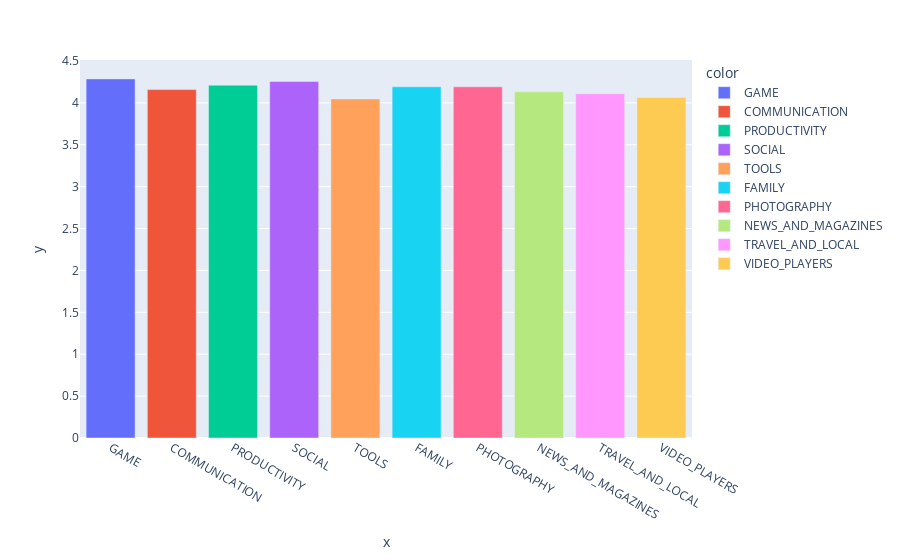

Here is the notebook cell this chart was saved with:
### Markdown cell above
- top 12 categories in terms rating include categories which has least number of installations except GAmes and Social, 
- categories with extremely low number of installations cant be compared with categories with extremely high installation in terms of ratings
- we will check the average ratings of top 10 categories n terms of installations 
- Game and Social categories are very much popular and favourable by the ppl

### Code cell
px.bar(data, x  = x_val.head(10).index, y = x_rat_cat[x_val.head(10).index], color = x_val.head(10).index)

### Figure 1 — Plotly figure (JSON) as saved in the notebook; plotly's stock layout.template omitted (floating-point values rounded to 4 significant figures)
{"data": [{"alignmentgroup": "True", "hovertemplate": "color=GAME<br>x=%{x}<br>y=%{y}<extra></extra>", "legendgroup": "GAME", "marker": {"color": "#636efa", "pattern": {"shape": ""}}, "name": "GAME", "offsetgroup": "GAME", "orientation": "v", "showlegend": true, "textposition": "auto", "type": "bar", "x": ["GAME"], "xaxis": "x", "y": [4.286], "yaxis": "y"}, {"alignmentgroup": "True", "hovertemplate": "color=COMMUNICATION<br>x=%{x}<br>y=%{y}<extra></extra>", "legendgroup": "COMMUNICATION", "marker": {"color": "#EF553B", "pattern": {"shape": ""}}, "name": "COMMUNICATION", "offsetgroup": "COMMUNICATION", "orientation": "v", "showlegend": true, "textposition": "auto", "type": "bar", "x": ["COMMUNICATION"], "xaxis": "x", "y": [4.159], "yaxis": "y"}, {"alignmentgroup": "True", "hovertemplate": "color=PRODUCTIVITY<br>x=%{x}<br>y=%{y}<extra></extra>", "legendgroup": "PRODUCTIVITY", "marker": {"color": "#00cc96", "pattern": {"shape": ""}}, "name": "PRODUCTIVITY", "offsetgroup": "PRODUCTIVITY", "orientation": "v", "showlegend": true, "textposition": "auto", "type": "bar", "x": ["PRODUCTIVITY"], "xaxis": "x", "y": [4.211], "yaxis": "y"}, {"alignmentgroup": "True", "hovertemplate": "color=SOCIAL<br>x=%{x}<br>y=%{y}<extra></extra>", "legendgroup": "SOCIAL", "marker": {"color": "#ab63fa", "pattern": {"shape": ""}}, "name": "SOCIAL", "offsetgroup": "SOCIAL", "orientation": "v", "showlegend": true, "textposition": "auto", "type": "bar", "x": ["SOCIAL"], "xaxis": "x", "y": [4.256], "yaxis": "y"}, {"alignmentgroup": "True", "hovertemplate": "color=TOOLS<br>x=%{x}<br>y=%{y}<extra></extra>", "legendgroup": "TOOLS", "marker": {"color": "#FFA15A", "pattern": {"shape": ""}}, "name": "TOOLS", "offsetgroup": "TOOLS", "orientation": "v", "showlegend": true, "textposition": "auto", "type": "bar", "x": ["TOOLS"], "xaxis": "x", "y": [4.047], "yaxis": "y"}, {"alignmentgroup": "True", "hovertemplate": "color=FAMILY<br>x=%{x}<br>y=%{y}<extra></extra>", "legendgroup": "FAMILY", "marker": {"color": "#19d3f3", "pattern": {"shape": ""}}, "name": "FAMILY", "offsetgroup": "FAMILY", "orientation": "v", "showlegend": true, "textposition": "auto", "type": "bar", "x": ["FAMILY"], "xaxis": "x", "y": [4.192], "yaxis": "y"}, {"alignmentgroup": "True", "hovertemplate": "color=PHOTOGRAPHY<br>x=%{x}<br>y=%{y}<extra></extra>", "legendgroup": "PHOTOGRAPHY", "marker": {"color": "#FF6692", "pattern": {"shape": ""}}, "name": "PHOTOGRAPHY", "offsetgroup": "PHOTOGRAPHY", "orientation": "v", "showlegend": true, "textposition": "auto", "type": "bar", "x": ["PHOTOGRAPHY"], "xaxis": "x", "y": [4.192], "yaxis": "y"}, {"alignmentgroup": "True", "hovertemplate": "color=NEWS_AND_MAGAZINES<br>x=%{x}<br>y=%{y}<extra></extra>", "legendgroup": "NEWS_AND_MAGAZINES", "marker": {"color": "#B6E880", "pattern": {"shape": ""}}, "name": "NEWS_AND_MAGAZINES", "offsetgroup": "NEWS_AND_MAGAZINES", "orientation": "v", "showlegend": true, "textposition": "auto", "type": "bar", "x": ["NEWS_AND_MAGAZINES"], "xaxis": "x", "y": [4.132], "yaxis": "y"}, {"alignmentgroup": "True", "hovertemplate": "color=TRAVEL_AND_LOCAL<br>x=%{x}<br>y=%{y}<extra></extra>", "legendgroup": "TRAVEL_AND_LOCAL", "marker": {"color": "#FF97FF", "pattern": {"shape": ""}}, "name": "TRAVEL_AND_LOCAL", "offsetgroup": "TRAVEL_AND_LOCAL", "orientation": "v", "showlegend": true, "textposition": "auto", "type": "bar", "x": ["TRAVEL_AND_LOCAL"], "xaxis": "x", "y": [4.109], "yaxis": "y"}, {"alignmentgroup": "True", "hovertemplate": "color=VIDEO_PLAYERS<br>x=%{x}<br>y=%{y}<extra></extra>", "legendgroup": "VIDEO_PLAYERS", "marker": {"color": "#FECB52", "pattern": {"shape": ""}}, "name": "VIDEO_PLAYERS", "offsetgroup": "VIDEO_PLAYERS", "orientation": "v", "showlegend": true, "textposition": "auto", "type": "bar", "x": ["VIDEO_PLAYERS"], "xaxis": "x", "y": [4.064], "yaxis": "y"}], "layout": {"barmode": "relative", "legend": {"title": {"text": "color"}, "tracegroupgap": 0}, "margin": {"t": 60}, "xaxis": {"anchor": "y", "domain": [0, 1], "title": {"text": "x"}}, "yaxis": {"anchor": "x", "domain": [0, 1], "title": {"text": "y"}}}}
